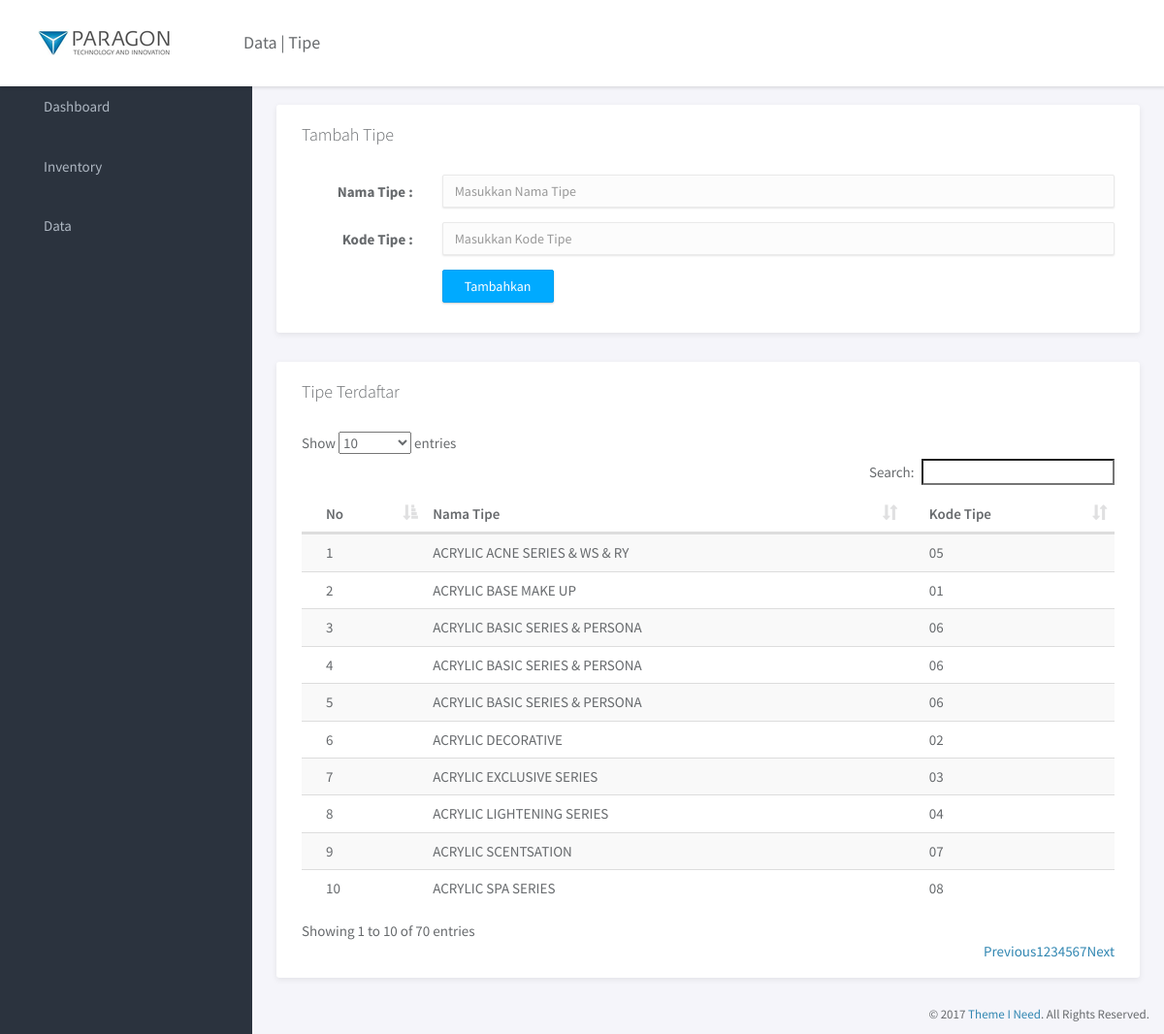
The page /tipe.php on the database its author committed.
### tables this page shows
CREATE TABLE `tbl_tipe` (
  `id_tipe` int(10) NOT NULL,
  `nama_tipe` varchar(30) NOT NULL,
  `kode_tipe` varchar(10) NOT NULL
);

### tipe.php (the view, shortened to what this page needs)
<?php
include("koneksi.php");
?>
<!doctype html>
<html lang="en">
<head>
	<link rel="stylesheet" href="assets/vendor/bootstrap/css/bootstrap.min.css">
	<link rel="stylesheet" href="assets/vendor/font-awesome/css/font-awesome.min.css">
	<link rel="stylesheet" href="assets/vendor/linearicons/style.css">
	<link rel="stylesheet" href="assets/vendor/chartist/css/chartist-custom.css">
	<link rel="stylesheet" href="assets/css/main.css">
	<link rel="stylesheet" href="assets/css/dataTables.bootstrap.min.css">
</head>
<body>
	<div id="wrapper">
		<nav class="navbar navbar-default navbar-fixed-top">
			<div class="brand">
				<a href="index.html"><img src="assets/img/logo-dark.png" alt="Klorofil Logo" class="img-responsive logo"></a>
			</div>
			<div class="container-fluid">
				<div class="navbar-btn">
					<button type="button" class="btn-toggle-fullwidth"><i class="lnr lnr-arrow-left-circle"></i></button>
				</div>
		</nav>
		<?php include ("navigation.php"); ?>
		<div class="main">
			<div class="main-content">
				<div class="container-fluid">
					<div class="panel">
                        <div class="panel-heading">
								<h3 class="panel-title">Tambah Tipe</h3>
								<div class="right">
                            </div>
                        </div>
                            <div class="panel-body">
							<form class="form-horizontal" action="" method="POST">
                                <div class="form-group">
                                    <label class="control-label col-sm-2" for="input_nama_tipe">Nama Tipe :</label>
                                    <div class="col-sm-10">
                                    <input id="input_nama_tipe" name="input_nama_tipe" class="form-control" type="text" placeholder="Masukkan Nama Tipe" required>
                                    </div>
                                </div>
                                <div class="form-group">
                                    <label class="control-label col-sm-2" for="input_kode_tipe">Kode Tipe :</label>
                                    <div class="col-sm-10">
                                    <input id="input_kode_tipe" name="input_kode_tipe" class="form-control" type="text" placeholder="Masukkan Kode Tipe" required>
                                    </div>
                                </div>
                                <div class="form-group">
                                    <div class="col-sm-offset-2 col-sm-10">
                                    <input type="submit" name="tambah" class="btn btn-primary" value="Tambahkan">
                                    </div>
                                </div>
                            </form>
                        </div>
                    </div>
                    <div class="panel">
                        <div class="panel-heading">
                            <h3 id="test" class="panel-title">Tipe Terdaftar</h3>
                            <div class="right">
                            </div>
                        </div>
                        <div class="panel-body">
							<table id="tabel" class="table table-striped">
								<thead>
									<tr>
										<th>No</th>
                                        <th>Nama Tipe</th>
                                        <th>Kode Tipe</th>
									</tr>
								</thead>
								<tbody>
									<?php
										$tampil = mysqli_query($koneksi, "SELECT * from tbl_tipe");
										while ($row = mysqli_fetch_array($tampil))
										{
											$id_tipe = $row['id_tipe'];
                                            $nama_tipe = $row['nama_tipe'];
                                            $kode_tipe = $row['kode_tipe'];
											echo "<tr>
												<td>".$id_tipe."</td>
                                                <td>".$nama_tipe."</td>
                                                <td>".$kode_tipe."</td>
												</tr>";
										}
									?>
                                </tbody>
                            </table>
						</div>
                    </div>
				</div>
			</div>
		</div>
		<footer>
			<div class="container-fluid">
				<p class="copyright">&copy; 2017 <a href="https://www.themeineed.com" target="_blank">Theme I Need</a>. All Rights Reserved.</p>
			</div>
		</footer>
	</div>
</body>
</html>

### assets/css/main.css (style rules this page uses)
html { position: relative; min-height: 100%; }
body { background-color: #F3F5F8; font-family: "Source Sans Pro", sans-serif; font-size: 15px; color: #676a6d; }
a { color: #3287B2; }
th { font-weight: 600; }
footer { position: absolute; bottom: 0; right: 0; padding-top: 15px; padding-bottom: 10px; }
.copyright { margin-bottom: 0; text-align: right; font-size: 13px; }
#wrapper .main { -webkit-transition: all 0.3s ease-in-out; -moz-transition: all 0.3s ease-in-out; -ms-transition: all 0.3s ease-in-out; -o-transition: all 0.3s ease-in-out; transition: all 0.3s ease-in-out; width: calc(100% - 260px); left: 0; position: relative; float: right; background-color: #f5f5fa; }
#wrapper #sidebar-nav, #wrapper .main { padding-top: 80px; }
.main-content { padding: 28px 10px; }
.navbar-default { -webkit-transition: all 0.3s ease-in-out; -moz-transition: all 0.3s ease-in-out; -ms-transition: all 0.3s ease-in-out; -o-transition: all 0.3s ease-in-out; transition: all 0.3s ease-in-out; -moz-box-shadow: 1px 2px 3px rgba(0, 0, 0, 0.1); -webkit-box-shadow: 1px 2px 3px rgba(0, 0, 0, 0.1); box-shadow: 1px 2px 3px rgba(0, 0, 0, 0.1); -webkit-border-radius: 0; -moz-border-radius: 0; border-radius: 0; padding: 0; margin: 0; border: none; background-color: #fff; }
.navbar-default .brand { float: left; padding: 30px 39px; background-color: #fff; }
.navbar-btn { float: left; padding: 16px 0; }
.navbar-btn button { font-size: 24px; padding: 4px 8px; line-height: .7; border: none; background: none; outline: none; }
.form-control { -moz-box-shadow: 0px 1px 2px 0 rgba(0, 0, 0, 0.1); -webkit-box-shadow: 0px 1px 2px 0 rgba(0, 0, 0, 0.1); box-shadow: 0px 1px 2px 0 rgba(0, 0, 0, 0.1); -webkit-border-radius: 2px; -moz-border-radius: 2px; border-radius: 2px; border-color: #eaeaea; background-color: #fcfcfc; }
.btn { -webkit-border-radius: 2px; -moz-border-radius: 2px; border-radius: 2px; -moz-box-shadow: 0px 1px 2px 0 rgba(0, 0, 0, 0.2); -webkit-box-shadow: 0px 1px 2px 0 rgba(0, 0, 0, 0.2); box-shadow: 0px 1px 2px 0 rgba(0, 0, 0, 0.2); padding: 6px 22px; }
.btn-primary { background-color: #00AAFF; border-color: #00a0f0; }
.panel { -webkit-border-radius: 3px; -moz-border-radius: 3px; border-radius: 3px; -moz-box-shadow: 0 2px 6px rgba(0, 0, 0, 0.08); -webkit-box-shadow: 0 2px 6px rgba(0, 0, 0, 0.08); box-shadow: 0 2px 6px rgba(0, 0, 0, 0.08); background-color: #fff; margin-bottom: 30px; }
.panel .panel-heading, .panel .panel-body, .panel .panel-footer { padding-left: 25px; padding-right: 25px; }
.panel .panel-heading { padding-top: 20px; padding-bottom: 20px; position: relative; }
.panel .panel-heading .panel-title { margin: 0; font-size: 18px; font-weight: 300; }
.panel .panel-body { padding-top: 10px; padding-bottom: 15px; }
.panel .right { position: absolute; right: 20px; top: 32%; }
.panel .table > thead > tr > td:first-child, .panel .table > thead > tr > th:first-child, .panel .table > tbody > tr > td:first-child, .panel .table > tbody > tr > th:first-child, .panel .table > tfoot > tr > td:first-child, .panel .table > tfoot > tr > th:first-child { padding-left: 25px; }
.panel .table > thead > tr > td:last-child, .panel .table > thead > tr > th:last-child, .panel .table > tbody > tr > td:last-child, .panel .table > tbody > tr > th:last-child, .panel .table > tfoot > tr > td:last-child, .panel .table > tfoot > tr > th:last-child { padding-left: 25px; }

### rows shown on the page
tbl_tipe: id_tipe "1", nama_tipe "ACRYLIC ACNE SERIES & WS & RY", kode_tipe "05"
tbl_tipe: id_tipe "2", nama_tipe "ACRYLIC BASE MAKE UP", kode_tipe "01"
tbl_tipe: id_tipe "3", nama_tipe "ACRYLIC BASIC SERIES & PERSONA", kode_tipe "06"
tbl_tipe: id_tipe "4", nama_tipe "ACRYLIC BASIC SERIES & PERSONA", kode_tipe "06"
tbl_tipe: id_tipe "5", nama_tipe "ACRYLIC BASIC SERIES & PERSONA", kode_tipe "06"
tbl_tipe: id_tipe "6", nama_tipe "ACRYLIC DECORATIVE", kode_tipe "02"
tbl_tipe: id_tipe "7", nama_tipe "ACRYLIC EXCLUSIVE SERIES", kode_tipe "03"
tbl_tipe: id_tipe "8", nama_tipe "ACRYLIC LIGHTENING SERIES", kode_tipe "04"
tbl_tipe: id_tipe "9", nama_tipe "ACRYLIC SCENTSATION", kode_tipe "07"
tbl_tipe: id_tipe "10", nama_tipe "ACRYLIC SPA SERIES", kode_tipe "08"
